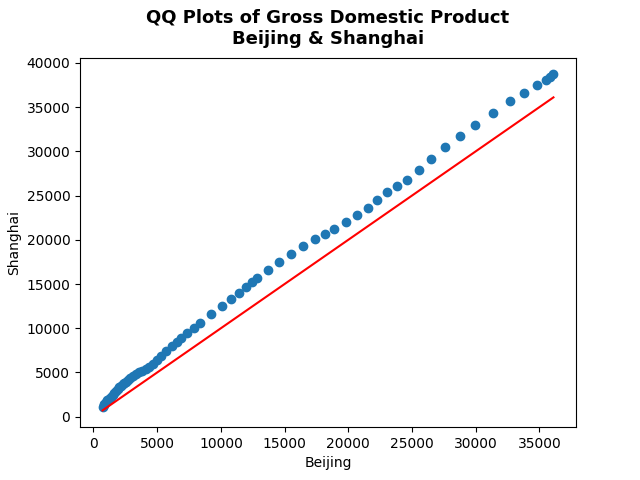

The script that saved this image:
import pandas as pd
import numpy as np
import matplotlib.pyplot as plt

# read the csv file
df = pd.read_csv('Chinas GDP in Province.csv')

# x1 is array of quantile of GDP Beijing
# x2 is array of quantile of GDP Shanghai
x1 = df['Beijing'].quantile(np.linspace(0, 1, 67))
x2 = df['Shanghai'].quantile(np.linspace(0, 1, 67))

# plot scatter of x1 and x2
plt.scatter(x1, x2)
# plot line of x1 quantiles
plt.plot([min(x1), max(x1)], [min(x1), max(x1)], color="red")

# plot title, x-label, and y-label
plt.title('QQ Plots of Gross Domestic Product\nBeijing & Shanghai',
          fontsize=13, fontweight='bold', pad=10)
plt.xlabel("Beijing")
plt.ylabel("Shanghai")

# Save the QQ plot to a PNG file
plt.savefig('qq_plot.png')

# show the plot
plt.show()
